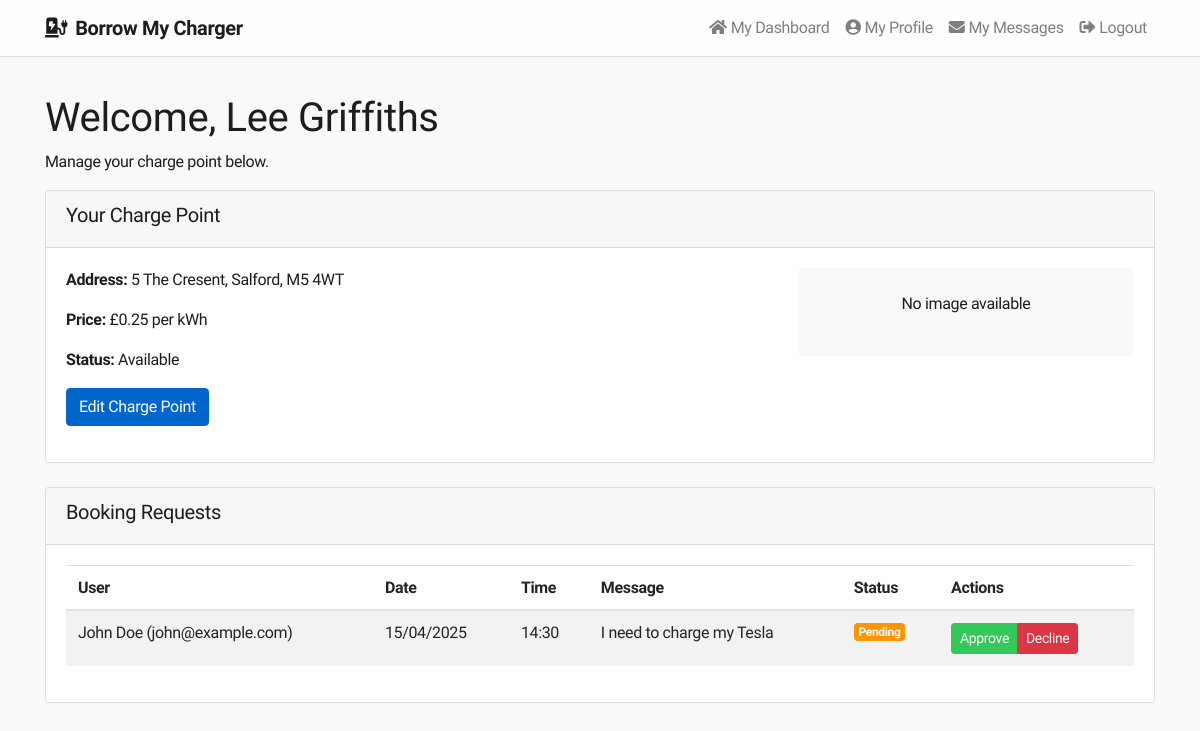
The app's page /homeowner-dashboard.php (signed in), older data.
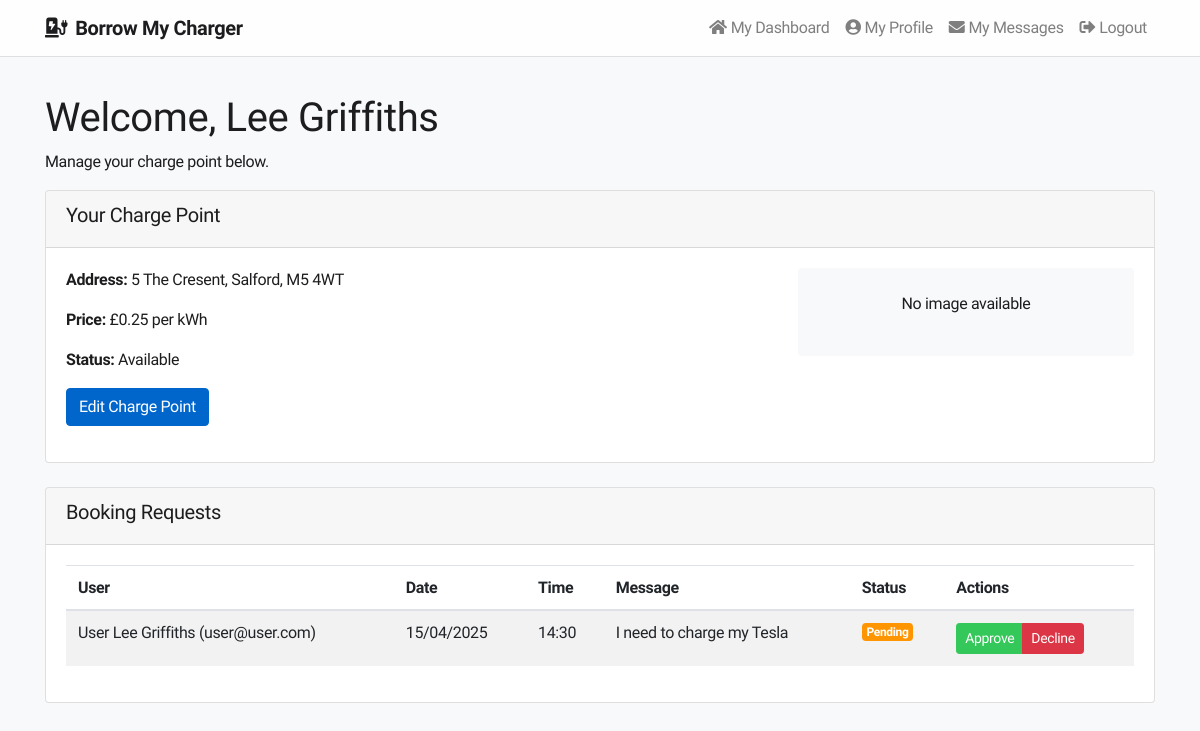
The same page, newer data.
### tables this page shows
CREATE TABLE IF NOT EXISTS charge_points (
    id INT AUTO_INCREMENT PRIMARY KEY,
    user_id INT NOT NULL,
    address VARCHAR(255) NOT NULL,
    latitude DECIMAL(10, 8) NOT NULL,
    longitude DECIMAL(11, 8) NOT NULL,
    price DECIMAL(5, 2) NOT NULL,
    availability BOOLEAN DEFAULT TRUE,
    image VARCHAR(255),
    created_at TIMESTAMP DEFAULT CURRENT_TIMESTAMP,
    FOREIGN KEY (user_id) REFERENCES users(id) ON DELETE CASCADE
);

CREATE TABLE IF NOT EXISTS bookings (
    id INT AUTO_INCREMENT PRIMARY KEY,
    user_id INT NOT NULL,
    charge_point_id INT NOT NULL,
    booking_date DATE NOT NULL,
    booking_time TIME NOT NULL,
    message TEXT,
    status ENUM('pending', 'approved', 'declined') DEFAULT 'pending',
    created_at TIMESTAMP DEFAULT CURRENT_TIMESTAMP,
    FOREIGN KEY (user_id) REFERENCES users(id) ON DELETE CASCADE,
    FOREIGN KEY (charge_point_id) REFERENCES charge_points(id) ON DELETE CASCADE
);

CREATE TABLE IF NOT EXISTS users (
    id INT AUTO_INCREMENT PRIMARY KEY,
    name VARCHAR(100) NOT NULL,
    email VARCHAR(100) NOT NULL UNIQUE,
    password VARCHAR(255) NOT NULL,
    role ENUM('user', 'homeowner', 'admin') NOT NULL,
    status ENUM('pending', 'approved', 'suspended') DEFAULT 'pending',
    created_at TIMESTAMP DEFAULT CURRENT_TIMESTAMP
);

### homeowner-dashboard.php (called while the page is built, shortened)
<?php
$view = new stdClass();
require_once("models/ChargePoint.php");
require_once("models/Booking.php");
$chargePointModel = new ChargePoint($conn);
$bookingModel = new Booking($conn);
$view->chargePoint = $chargePointModel->getByUserId($_SESSION['user_id']);
$view->bookings = $bookingModel->getByHomeownerId($_SESSION['user_id']);
require_once("views/homeowner/dashboard.phtml");
?>

### models/ChargePoint.php (called while the page is built, shortened)
<?php
class ChargePoint {
    private $conn;
    public function __construct($dbConn) {
        $this->conn = $dbConn;
    }
    public function getByUserId($userId) {
        $stmt = $this->conn->prepare("SELECT * FROM charge_points WHERE user_id = ?");
        $stmt->execute([$userId]);
        return $stmt->fetch(PDO::FETCH_ASSOC);
    }
}
?>

### models/Booking.php (called while the page is built, shortened)
<?php
class Booking {
    private $conn;
    public function __construct($dbConn) {
        $this->conn = $dbConn;
    }
    public function getByHomeownerId($homeownerId) {
        $stmt = $this->conn->prepare("
            SELECT b.*, cp.address, u.name as user_name, u.email as user_email
            FROM bookings b
            JOIN charge_points cp ON b.charge_point_id = cp.id
            JOIN users u ON b.user_id = u.id
            WHERE cp.user_id = ?
            ORDER BY b.created_at DESC
        ");
        $stmt->execute([$homeownerId]);
        return $stmt->fetchAll(PDO::FETCH_ASSOC);
    }
}
?>

### views/homeowner/dashboard.phtml (the view, shortened to what this page needs)
<?php include 'views/includes/header.phtml'; ?>
<div class="container mt-4 homeowner-dashboard">
    <h1>Welcome, <?php echo $_SESSION['user_name']; ?></h1>
    <p>Manage your charge point below.</p>
    <?php if (isset($view->chargePoint) && $view->chargePoint): ?>
        <div class="card mb-4">
            <div class="card-header">
                <h5>Your Charge Point</h5>
            </div>
            <div class="card-body">
                <div class="row">
                    <div class="col-md-8">
                        <p><strong>Address:</strong> <?php echo $view->chargePoint['address']; ?></p>
                        <p><strong>Price:</strong> £<?php echo $view->chargePoint['price']; ?> per kWh</p>
                        <p><strong>Status:</strong> <?php echo $view->chargePoint['availability'] ? 'Available' : 'Not Available'; ?></p>
                        <p>
                            <a href="edit-chargepoint.php?id=<?php echo $view->chargePoint['id']; ?>" class="btn btn-primary">Edit Charge Point</a>
                        </p>
                    </div>
                    <div class="col-md-4">
                        <?php if ($view->chargePoint['image']): ?>
                            <img src="uploads/<?php echo $view->chargePoint['image']; ?>" class="img-fluid rounded" alt="Charge Point">
                        <?php else: ?>
                            <div class="text-center p-4 bg-light rounded">
                                <p>No image available</p>
                            </div>
                        <?php endif; ?>
                    </div>
                </div>
            </div>
        </div>
    <?php endif; ?>
    <div class="card">
        <div class="card-header">
            <h5>Booking Requests</h5>
        </div>
        <div class="card-body">
            <?php if (empty($view->bookings)): ?>
                <p>No booking requests yet.</p>
            <?php else: ?>
                <div class="table-responsive">
                    <table class="table table-striped" id="bookings-table">
                        <thead>
                            <tr>
                                <th>User</th>
                                <th>Date</th>
                                <th>Time</th>
                                <th>Message</th>
                                <th>Status</th>
                                <th>Actions</th>
                            </tr>
                        </thead>
                        <tbody>
                            <?php foreach ($view->bookings as $booking): ?>
                                <tr data-booking-id="<?php echo $booking['id']; ?>">
                                    <td><?php echo htmlspecialchars($booking['user_name']); ?> (<?php echo htmlspecialchars($booking['user_email']); ?>)</td>
                                    <td><?php echo date('d/m/Y', strtotime($booking['booking_date'])); ?></td>
                                    <td><?php echo date('H:i', strtotime($booking['booking_time'])); ?></td>
                                    <td><?php echo htmlspecialchars($booking['message'] ?: 'No message'); ?></td>
                                    <td class="booking-status">
                                        <?php if ($booking['status'] === 'pending'): ?>
                                            <span class="badge badge-warning">Pending</span>
                                        <?php elseif ($booking['status'] === 'approved'): ?>
                                            <span class="badge badge-success">Approved</span>
                                        <?php elseif ($booking['status'] === 'declined'): ?>
                                            <span class="badge badge-danger">Declined</span>
                                        <?php endif; ?>
                                    </td>
                                    <td class="booking-actions">
                                        <?php if ($booking['status'] === 'pending'): ?>
                                            <div class="btn-group" role="group">
                                                <a href="booking-action.php?id=<?php echo $booking['id']; ?>&action=approve" class="btn btn-sm btn-success">Approve</a>
                                                <a href="booking-action.php?id=<?php echo $booking['id']; ?>&action=decline" class="btn btn-sm btn-danger">Decline</a>
                                            </div>
                                        <?php else: ?>
                                            <span class="text-muted">No actions available</span>
                                        <?php endif; ?>
                                    </td>
                                </tr>
                            <?php endforeach; ?>
                        </tbody>
                    </table>
                </div>
            <?php endif; ?>
        </div>
    </div>
</div>
<?php include 'views/includes/footer.phtml'; ?>

### views/includes/header.phtml (shortened to what this page needs)
<html lang="en">
<head>
    <link rel="stylesheet" href="https://stackpath.bootstrapcdn.com/bootstrap/4.5.2/css/bootstrap.min.css">
    <link rel="stylesheet" href="https://cdnjs.cloudflare.com/ajax/libs/font-awesome/5.15.3/css/all.min.css">
    <link rel="stylesheet" href="css/styles.css">
    <link rel="stylesheet" href="css/custom.css">
</head>
<body class="bg-light">
    <nav class="navbar navbar-expand-lg navbar-light fixed-top">
        <div class="container">
            <a class="navbar-brand font-weight-bold" href="index.php">
                <i class="fas fa-charging-station mr-2"></i>Borrow My Charger
            </a>
            <div class="collapse navbar-collapse" id="navbarNav">
                <ul class="navbar-nav ml-auto">
                    <?php if (isset($_SESSION['user_id'])): ?>
                        <?php if ($_SESSION['user_role'] === 'admin'): ?>
                            <li class="nav-item">
                                <a class="nav-link" href="admin-dashboard.php">
                                    <i class="fas fa-tachometer-alt mr-1"></i>Admin Dashboard
                                </a>
                            </li>
                        <?php elseif ($_SESSION['user_role'] === 'homeowner'): ?>
                            <li class="nav-item">
                                <a class="nav-link" href="homeowner-dashboard.php">
                                    <i class="fas fa-home mr-1"></i>My Dashboard
                                </a>
                            </li>
                        <?php endif; ?>
                        <li class="nav-item">
                            <a class="nav-link" href="profile.php">
                                <i class="fas fa-user-circle mr-1"></i>My Profile
                            </a>
                        </li>
                        <li class="nav-item">
                            <a class="nav-link" href="messages.php">
                                <i class="fas fa-envelope mr-1"></i>My Messages
                            </a>
                        </li>
                        <li class="nav-item">
                            <a class="nav-link" href="logout.php">
                                <i class="fas fa-sign-out-alt mr-1"></i>Logout
                            </a>
                        </li>
                    <?php endif; ?>
                </ul>
            </div>
        </div>
    </nav>
    <div style="padding-top: 70px;"></div>

### views/includes/footer.phtml (shortened to what this page needs)
</body>
</html>

### css/styles.css (style rules this page uses)
.badge-warning { background-color: #ff9500; color: #fff; }

### views/includes/header.phtml (style rules this page uses)
body { font-family: 'SF Pro Display', -apple-system, BlinkMacSystemFont, 'Segoe UI', Roboto, Helvetica, Arial, sans-serif; background-color: #f5f5f7; color: #1d1d1f; letter-spacing: -0.022em; }
.navbar { background-color: rgba(255, 255, 255, 0.8) !important; backdrop-filter: saturate(180%) blur(20px); box-shadow: 0 1px 0 rgba(0,0,0,0.1); }
.navbar-light .navbar-brand, .navbar-light .nav-link { color: #1d1d1f; }
.btn-primary { background-color: #0066cc; border-color: #0066cc; }
.btn-success { background-color: #34c759; border-color: #34c759; }

Row changes from the older to the newer data that the page shows:
changed through a linked row, bookings "I need to charge my Tesla": user.name "John Doe" → "User Lee Griffiths"; user.email "john@example.com" → "user@user.com"
